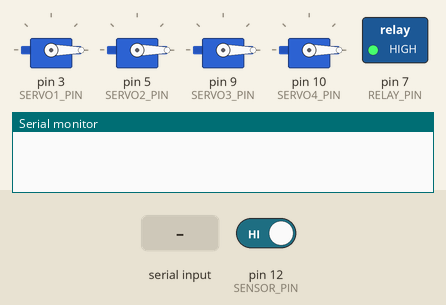
A sketch run on a simulated Arduino Uno, built with avr-gcc and run on an emulated ATmega328P. Parts: 4 × servo, switched loads named in the sketch (green lamp = pin HIGH), the last lines printed to the serial monitor. The test bench sets the inputs (shaded band); at power-on: pin 12 (SENSOR_PIN) HIGH.

Above: at 1.2 s.
1.3 s: pin 12 (SENSOR_PIN) driven LOW
At 2.2 s:
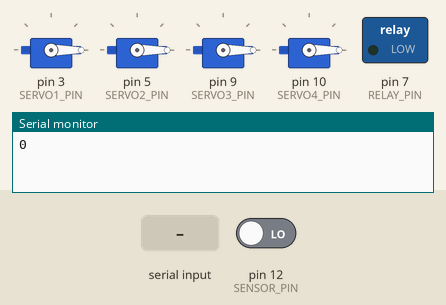
2.8 s: "1" received over Serial
At 3.4 s:
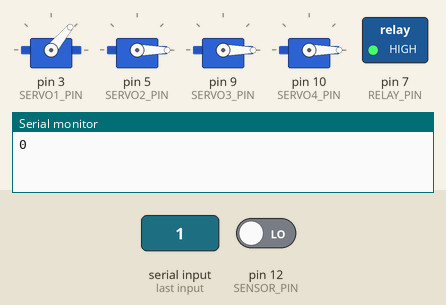
Timing chart, 0 to 10.3 s (numbered marks = the images above; inputs shaded):
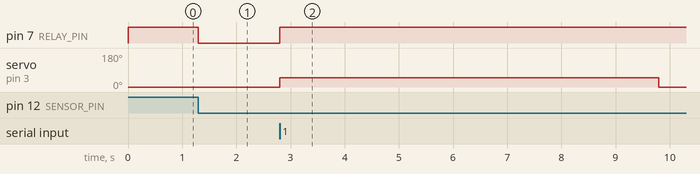

Measured:
- after the input at 1.3 s, pin 7 (RELAY_PIN): HIGH → LOW at once
- after the input at 2.8 s, pin 7 (RELAY_PIN): LOW → HIGH after 0.00 s instead of 3.5 s; servo on pin 3 (SERVO1_PIN): 0° → 50° at once, → 0° 7.0 s later

The sketch:

sketch_nov16a.ino
```cpp
#include <Servo.h>

// Định nghĩa các chân servo và phần cứng khác
#define SERVO1_PIN 3
#define SERVO2_PIN 5
#define SERVO3_PIN 9
#define SERVO4_PIN 10
#define SENSOR_PIN 12
#define RELAY_PIN 7

// Khai báo đối tượng servo
Servo servo1;
Servo servo2;
Servo servo3;
Servo servo4;

void setup() {
  pinMode(SENSOR_PIN, INPUT);     // Cấu hình cảm biến làm đầu vào
  pinMode(RELAY_PIN, OUTPUT);    // Cấu hình relay làm đầu ra
  digitalWrite(RELAY_PIN, HIGH); // Mặc định relay bật (HIGH)

  // Gắn các chân servo với các đối tượng Servo
  servo1.attach(SERVO1_PIN);
  servo2.attach(SERVO2_PIN);
  servo3.attach(SERVO3_PIN);
  servo4.attach(SERVO4_PIN);

  // Đặt tất cả các servo về vị trí ban đầu (0 độ)
  servo1.write(0);
  servo2.write(0);
  servo3.write(0);
  servo4.write(0);

  // Thiết lập UART
  Serial.begin(9600); // Tốc độ baud
}

void loop() {
  static bool waitingForPi = false; // Cờ để xác định trạng thái chờ phản hồi từ Pi 5
  static unsigned long sendTime = 0; // Thời gian gửi tín hiệu `0`
  // digitalWrite(RELAY_PIN, LOW);  // Tat di
  // Kiểm tra trạng thái cảm biến
  if (digitalRead(SENSOR_PIN) == LOW && !waitingForPi) {
    digitalWrite(RELAY_PIN, LOW);  // Tắt relay
    Serial.println(0);            // Gửi giá trị `0` lên Pi 5
    sendTime = millis();          // Lưu thời gian gửi
    waitingForPi = true;          // Bật cờ chờ phản hồi
  }

  // Nếu đang chờ phản hồi từ Pi 5
  if (waitingForPi) {
    if (Serial.available() > 0) {
      char input = Serial.read(); // Đọc giá trị từ Pi 5
      // Reset trạng thái
      digitalWrite(RELAY_PIN, HIGH); // Bật lại relay
      // Xử lý giá trị nhận được
      switch (input) {
        case '1':
          activateServo(servo1, 7000);
          break;
        case '2':
          activateServo(servo2, 12000);
          break;
        case '3':
          activateServo(servo3, 17000);
          break;
        case '4':
          activateServo(servo4, 22000);
          break;
        case '5':
          // Không gạt servo nào
          // No action, but explicitly reset waitingForPi
          Serial.println("Plastic detected, no servo action.");
          break;
        default:
          Serial.println("Invalid input"); // Giá trị không hợp lệ
          break;
      }
      waitingForPi = false;          // Thoát trạng thái chờ
    }

    // Nếu không nhận được phản hồi trong 5 giây
    if (millis() - sendTime >= 5000) {
      digitalWrite(RELAY_PIN, HIGH); // Bật lại relay
      delay(5000);
      waitingForPi = false;          // Thoát trạng thái chờ
    }
  }
}

// Hàm gạt servo
void activateServo(Servo& servo, unsigned long delayTime) {
  servo.write(50);        // Gạt servo sang góc 45 độ
  delay(delayTime);       // Giữ servo trong khoảng thời gian chỉ định
  servo.write(0);         // Đưa servo trở lại vị trí ban đầu
}
```
